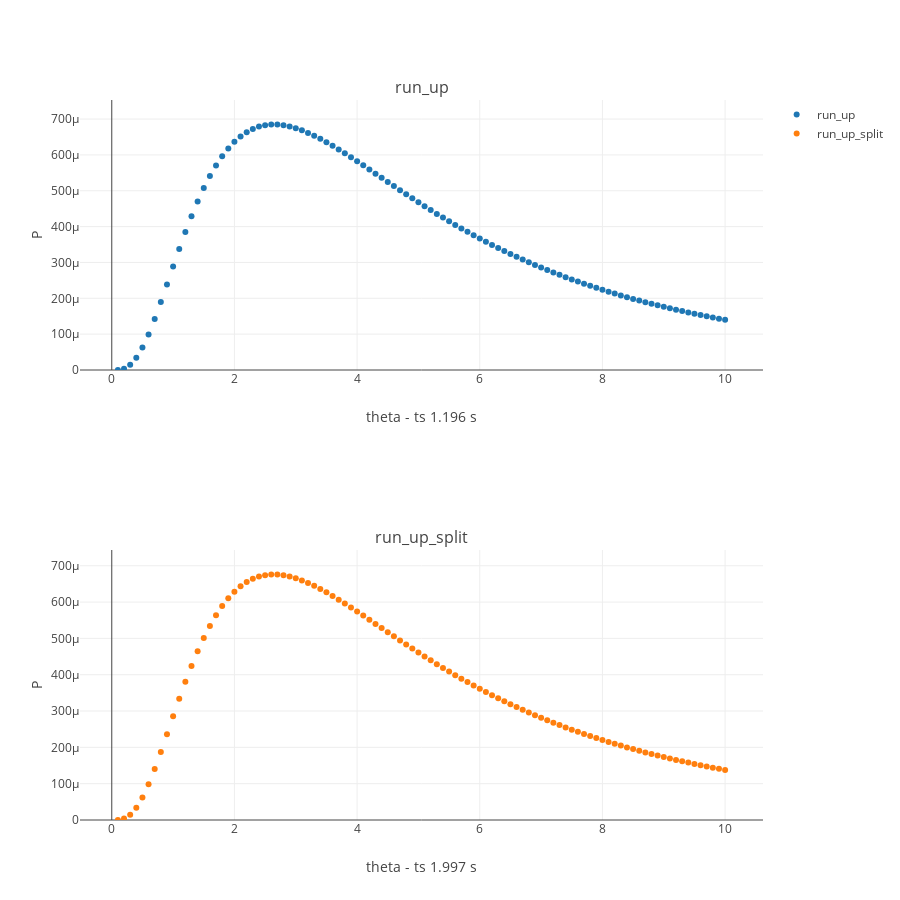

Notebook source saved alongside this figure:
### Markdown cell above
### Theta

Probability of the data under varying values of _Theta_.

### Code cell
from structure_tools.Coalesce_plots_V import plot_rec_InfSites

from plotly import tools

func_names= ['run_up','run_up_split']
funcs= [runUp_balance,
        run_unique_combine
       ]

range_theta= np.linspace(.1,10,100)

plot_rec_InfSites(point_up,root_lib,funcs,func_names,range_theta,height= 900)
